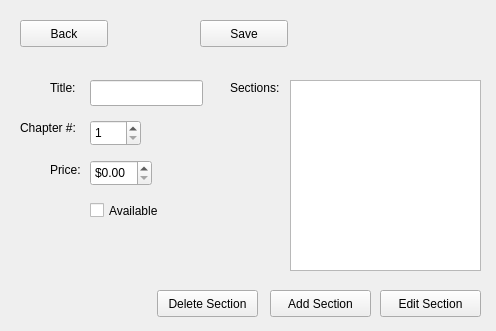
<?xml version="1.0" encoding="UTF-8"?>
<ui version="4.0">
 <class>EditChapterFormWindow</class>
 <widget class="QWidget" name="EditChapterFormWindow">
  <property name="geometry">
   <rect>
    <x>0</x>
    <y>0</y>
    <width>496</width>
    <height>331</height>
   </rect>
  </property>
  <property name="windowTitle">
   <string>Edit Chapter</string>
  </property>
  <widget class="QLabel" name="label">
   <property name="geometry">
    <rect>
     <x>50</x>
     <y>80</y>
     <width>31</width>
     <height>16</height>
    </rect>
   </property>
   <property name="text">
    <string>Title:</string>
   </property>
  </widget>
  <widget class="QLabel" name="label_2">
   <property name="geometry">
    <rect>
     <x>20</x>
     <y>120</y>
     <width>101</width>
     <height>16</height>
    </rect>
   </property>
   <property name="text">
    <string>Chapter #:</string>
   </property>
  </widget>
  <widget class="QSpinBox" name="chapterNumberSpinBox">
   <property name="geometry">
    <rect>
     <x>90</x>
     <y>120</y>
     <width>51</width>
     <height>26</height>
    </rect>
   </property>
   <property name="minimum">
    <number>1</number>
   </property>
  </widget>
  <widget class="QLineEdit" name="titleTextbox">
   <property name="geometry">
    <rect>
     <x>90</x>
     <y>80</y>
     <width>113</width>
     <height>26</height>
    </rect>
   </property>
  </widget>
  <widget class="QLabel" name="label_3">
   <property name="geometry">
    <rect>
     <x>230</x>
     <y>80</y>
     <width>51</width>
     <height>16</height>
    </rect>
   </property>
   <property name="text">
    <string>Sections:</string>
   </property>
  </widget>
  <widget class="QPushButton" name="backButton">
   <property name="geometry">
    <rect>
     <x>20</x>
     <y>20</y>
     <width>88</width>
     <height>27</height>
    </rect>
   </property>
   <property name="text">
    <string>Back</string>
   </property>
  </widget>
  <widget class="QPushButton" name="createButton">
   <property name="geometry">
    <rect>
     <x>200</x>
     <y>20</y>
     <width>88</width>
     <height>27</height>
    </rect>
   </property>
   <property name="text">
    <string>Save</string>
   </property>
  </widget>
  <widget class="QPushButton" name="viewEditSectionButton">
   <property name="geometry">
    <rect>
     <x>380</x>
     <y>290</y>
     <width>101</width>
     <height>27</height>
    </rect>
   </property>
   <property name="text">
    <string>Edit Section</string>
   </property>
  </widget>
  <widget class="QPushButton" name="createSectionButton">
   <property name="geometry">
    <rect>
     <x>270</x>
     <y>290</y>
     <width>101</width>
     <height>27</height>
    </rect>
   </property>
   <property name="text">
    <string>Add Section</string>
   </property>
  </widget>
  <widget class="QDoubleSpinBox" name="priceSpinBox">
   <property name="geometry">
    <rect>
     <x>90</x>
     <y>160</y>
     <width>62</width>
     <height>26</height>
    </rect>
   </property>
   <property name="prefix">
    <string>$</string>
   </property>
   <property name="maximum">
    <double>9999999.000000000000000</double>
   </property>
   <property name="singleStep">
    <double>0.010000000000000</double>
   </property>
  </widget>
  <widget class="QCheckBox" name="availabilityCheckBox">
   <property name="geometry">
    <rect>
     <x>90</x>
     <y>200</y>
     <width>89</width>
     <height>21</height>
    </rect>
   </property>
   <property name="text">
    <string>Available</string>
   </property>
  </widget>
  <widget class="QLabel" name="label_9">
   <property name="geometry">
    <rect>
     <x>50</x>
     <y>160</y>
     <width>31</width>
     <height>20</height>
    </rect>
   </property>
   <property name="text">
    <string>Price:</string>
   </property>
  </widget>
  <widget class="QListView" name="sectionsList">
   <property name="geometry">
    <rect>
     <x>290</x>
     <y>80</y>
     <width>191</width>
     <height>191</height>
    </rect>
   </property>
  </widget>
  <widget class="QPushButton" name="deleteSectionButton">
   <property name="geometry">
    <rect>
     <x>157</x>
     <y>290</y>
     <width>101</width>
     <height>27</height>
    </rect>
   </property>
   <property name="text">
    <string>Delete Section</string>
   </property>
  </widget>
 </widget>
 <resources/>
 <connections/>
</ui>
